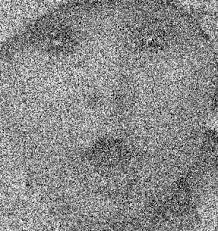
#> input picture Exercise/baby.jpeg, 218 x 231 px, found by its file name; its folder holds only this picture in this run
$ python 'Histogram equalization.py'
#> lines starting #> are read from the running program, lines starting #| are printed output that depends on the picture
import os
from PIL import Image
import numpy as np
import matplotlib.pylab as plt

# Đường dẫn tới thư mục chứa ảnh
image_directory = r'C:\Users\khang\Documents\Khang.207CT40341\Exercise'

# Danh sách các đuôi mở rộng file ảnh phổ biến
image_extensions = ['.jpg', '.jpeg', '.png', '.bmp', '.gif', '.tiff']

print("--- Bắt đầu xử lý Histogram equalization ---")

for filename in os.listdir(image_directory):
    file_path = os.path.join(image_directory, filename)

    # Chỉ xử lý các file là ảnh
    if os.path.isfile(file_path) and any(filename.lower().endswith(ext) for ext in image_extensions):
        print(f"Đang xử lý ảnh: {filename}")
        try:
            # Mở ảnh dưới dạng ảnh xám (grayscale)
            img = Image.open(file_path).convert('L')

            # Chuyển đổi ảnh PIL sang mảng NumPy
            im1 = np.asarray(img)

            # Làm phẳng mảng 2D thành 1D để dễ tính toán histogram
            bl = im1.flatten()

            # Tính toán histogram
            hist, bins = np.histogram(im1, 256, [0, 255])
#> hist = 256 values, max 472 at index 131, min 3 at index 254, mean 196.7; bins = 257 values from 0 to 255

            # Tính hàm phân phối tích lũy (Cumulative Distribution Function - CDF)
            cdf = hist.cumsum()
#> cdf = 256 values from 77 to 50358

            # Tạo masked array để bỏ qua các giá trị CDF bằng 0 (vùng ảnh không có pixel)
            cdf_m = np.ma.masked_equal(cdf, 0)

            # Kiểm tra trường hợp cdf_m.min() hoặc cdf.max() - cdf_m.min() bằng 0
            if cdf_m.min() is np.ma.masked or (cdf.max() - cdf_m.min()) == 0:
                print(f"Cảnh báo: Histogram equalization không thể thực hiện cho {filename} do CDF phẳng hoặc không có giá trị.")
                continue

            # Thực hiện phép cân bằng histogram
            num_cdf_m = (cdf_m - cdf_m.min()) * 255
            den_cdf_m = (cdf.max() - cdf_m.min())
#> den_cdf_m = 50281
            cdf_m_normalized = num_cdf_m / den_cdf_m

            # Điền lại các giá trị đã bị mask bằng 0 và chuyển về kiểu uint8
            cdf = np.ma.filled(cdf_m_normalized, 0).astype('uint8')
#> cdf = 256 values from 0 to 255

            # Ánh xạ các giá trị pixel cũ sang giá trị pixel mới từ CDF đã cân bằng
            im2 = cdf[bl]

            # Định hình lại mảng 1D về kích thước ảnh gốc
            im3 = np.reshape(im2, im1.shape)
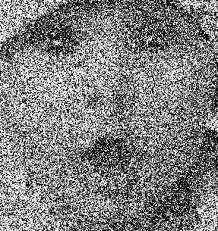
#> im3: shape (231, 218); min 0, max 255, mean 127.6

            # Chuyển đổi mảng NumPy trở lại ảnh PIL
            im4 = Image.fromarray(im3)

            # Hiển thị ảnh gốc và ảnh đã xử lý
            fig, axes = plt.subplots(1, 2, figsize=(12, 6))
            axes[0].imshow(img, cmap='gray')
            axes[0].set_title(f"Ảnh gốc - {filename}")
            axes[0].axis('off')

            axes[1].imshow(im4, cmap='gray')
            axes[1].set_title(f"Cân bằng Histogram - {filename}")
            axes[1].axis('off')

            plt.suptitle("Cân bằng Histogram (Histogram Equalization)")
            plt.show()

        except Exception as e:
            print(f"Lỗi khi xử lý {filename}: {e}")

print("--- Hoàn thành xử lý Histogram equalization ---")
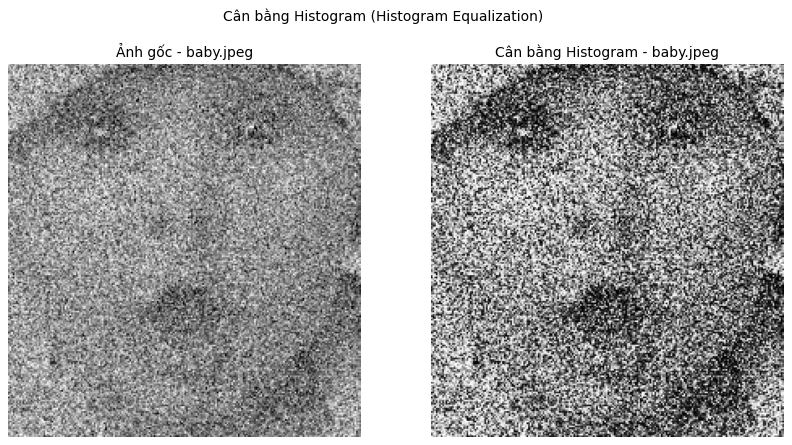
#> figure drawn by matplotlib, 2 panels

$ run again, on Exercise/balloons_noisy.png
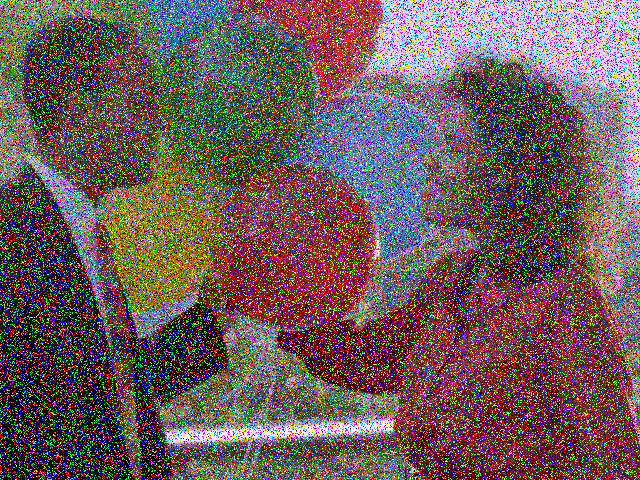
#> input picture Exercise/balloons_noisy.png, 640 x 480 px, found by its file name
#> `img = Image.open(file_path).convert('L')`:
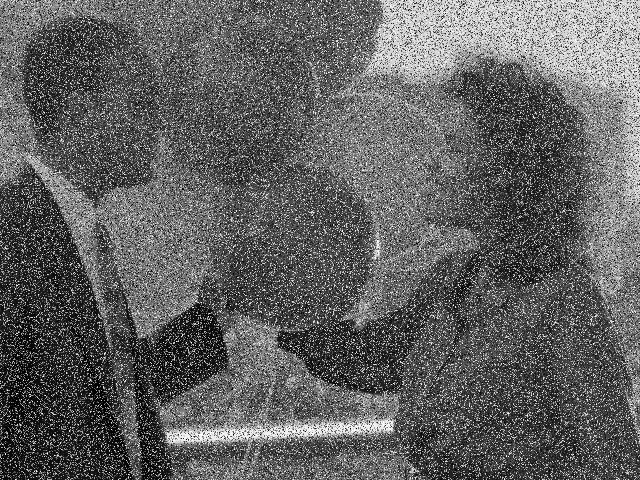
#> img: PIL image 640x480 L; min 0, max 255, mean 96.9
#> hist = 256 values, max 2772 at index 29, min 17 at index 249, mean 1200; bins = 257 values from 0 to 255
#> `cdf = hist.cumsum()`: cdf = 256 values from 1080 to 307200
#> den_cdf_m = 306120
#> `cdf = np.ma.filled(cdf_m_normalized, 0).astype('uint8')`: cdf = 256 values from 0 to 255
#> `print("--- Hoàn thành xử lý Histogram equalization ---")`:
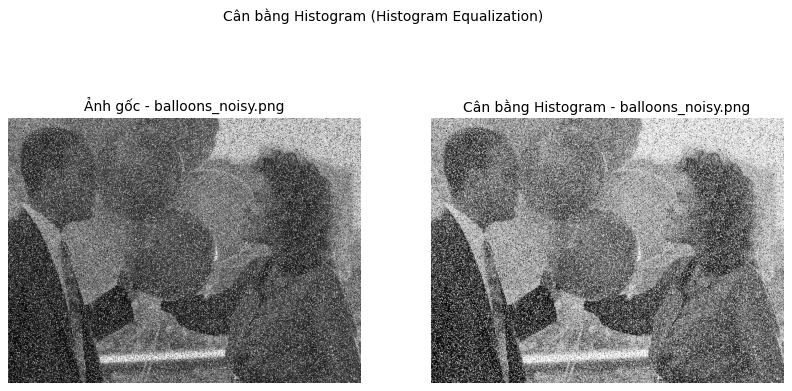
#> figure drawn by matplotlib, 2 panels

$ run again, on Exercise/world_cup.jpg.jpg
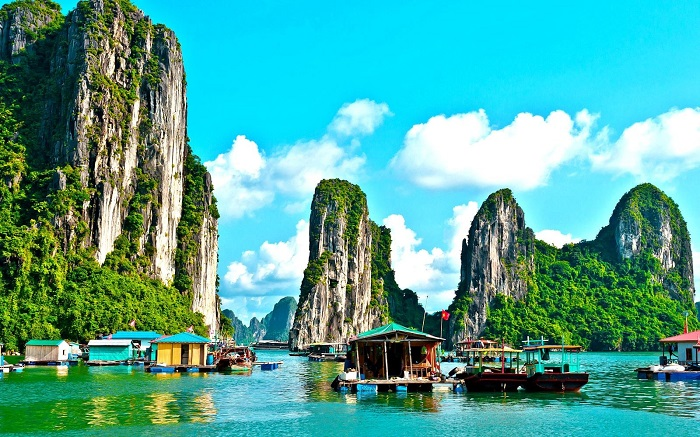
#> input picture Exercise/world_cup.jpg.jpg, 700 x 437 px, found by its file name
#> `img = Image.open(file_path).convert('L')`:
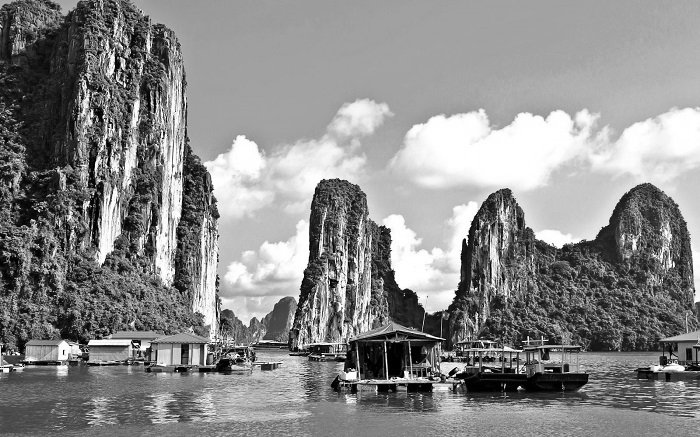
#> img: PIL image 700x437 L; min 0, max 255, mean 138.4
#> hist = 256 values, max 15891 at index 162, min 344 at index 0, mean 1194.9; bins = 257 values from 0 to 255
#> `cdf = hist.cumsum()`: cdf = 256 values from 344 to 305900
#> den_cdf_m = 305556
#> `cdf = np.ma.filled(cdf_m_normalized, 0).astype('uint8')`: cdf = 256 values from 0 to 255
#> `print("--- Hoàn thành xử lý Histogram equalization ---")`:
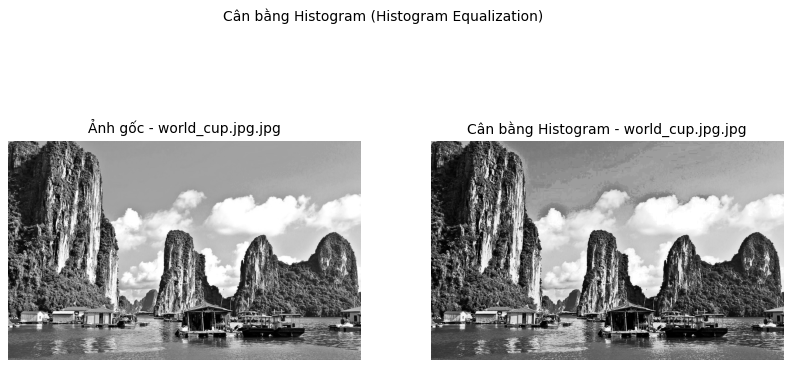
#> figure drawn by matplotlib, 2 panels
